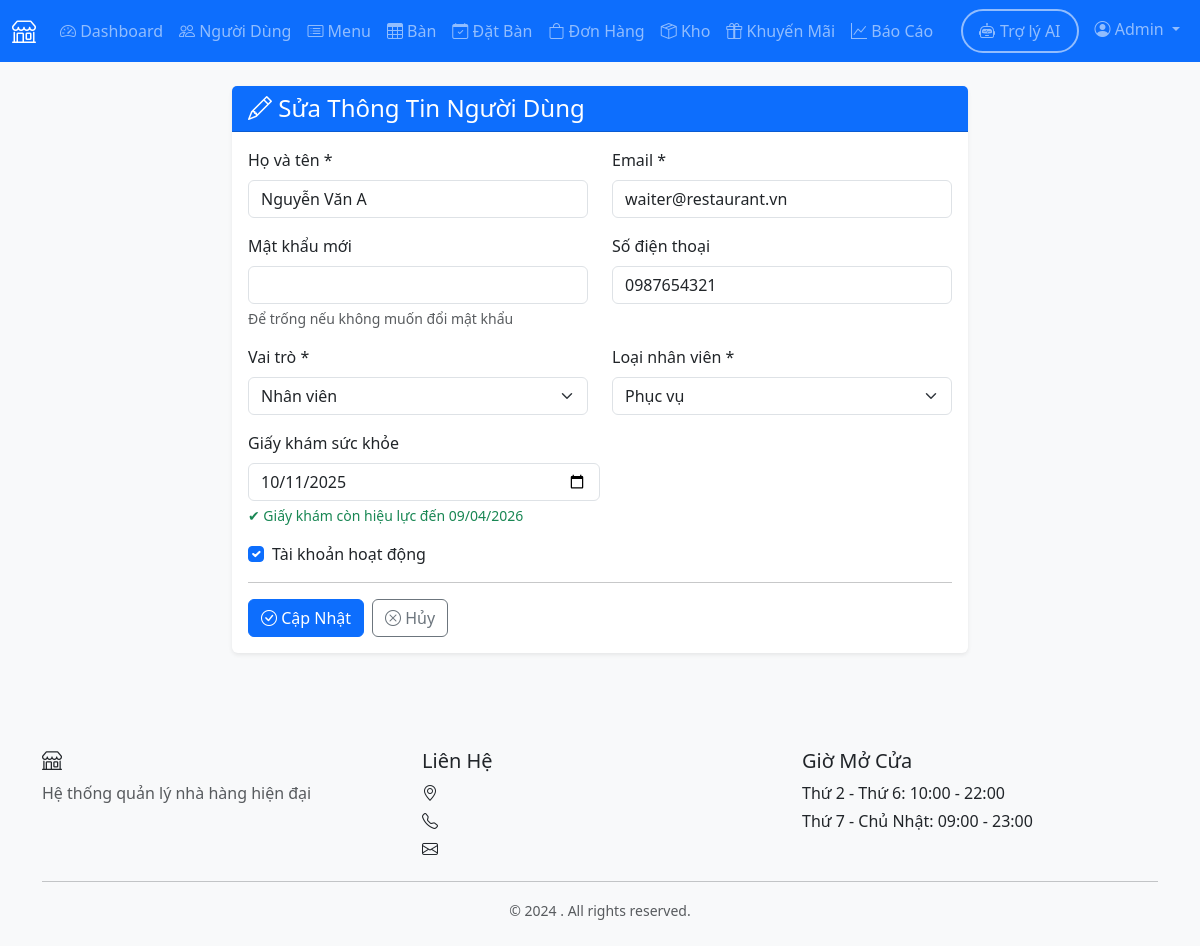
Page /admin/user/2/edit (signed in) on the committed database.
### models.py (models this page shows, shortened)
class User(UserMixin, db.Model):
    __tablename__ = 'users'
    user_id = db.Column(db.Integer, primary_key=True)
    name = db.Column(db.String(100), nullable=False)
    email = db.Column(db.String(120), unique=True, nullable=False)
    password_hash = db.Column(db.String(255), nullable=False)
    phone = db.Column(db.String(20))
    role = db.Column(db.String(20), nullable=False, default='customer')
    employee_type = db.Column(db.String(50))
    created_at = db.Column(db.DateTime, default=datetime.utcnow)
    active = db.Column(db.Boolean, default=True)
    health_check_date = db.Column(db.Date, nullable=True)
    reservations = db.relationship('Reservation', backref='customer', lazy=True)
    orders = db.relationship('Order', foreign_keys='Order.customer_id', backref='customer', lazy=True)
    feedbacks = db.relationship('Feedback', backref='customer', lazy=True)
    def health_check_expiry_date(self):
        if not self.health_check_date:
            return None
        return self.health_check_date + timedelta(days=180)
    def is_health_check_valid(self):
        if self.role != 'employee' or not self.health_check_date:
            return False
        return date.today() <= self.health_check_expiry_date()
    def is_health_check_near_expiry(self, days=30):
        expiry = self.health_check_expiry_date()
        if not expiry:
            return False
        return 0 <= (expiry - date.today()).days <= days

### routes/admin.py (the view, shortened to what this page needs)
@bp.route('/user/<int:user_id>/edit', methods=['GET', 'POST'])
@login_required
@admin_required
def edit_user(user_id):
    user = User.query.get_or_404(user_id)
    return render_template('admin/edit_user.html', user=user)

### routes/admin.py (called while the page is built)
def admin_required(f):
    from functools import wraps
    @wraps(f)
    def decorated_function(*args, **kwargs):
        if not current_user.is_authenticated or current_user.role != 'admin':
            flash('Bạn không có quyền truy cập trang này.', 'danger')
            return redirect(url_for('auth.login'))
        return f(*args, **kwargs)
    return decorated_function

### templates/admin/edit_user.html (shortened to what this page needs)
{% extends "base.html" %}
{% block content %}
<div class="container">
    <div class="row justify-content-center">
        <div class="col-md-8">
            <div class="card">
                <div class="card-header bg-primary text-white">
                    <h4 class="mb-0"><i class="bi bi-pencil"></i> Sửa Thông Tin Người Dùng</h4>
                </div>
                <div class="card-body">
                    <form method="POST" action="{{ url_for('admin.edit_user', user_id=user.user_id) }}">
                        <div class="row">
                            <div class="col-md-6 mb-3">
                                <label for="name" class="form-label">Họ và tên *</label>
                                <input type="text" class="form-control" id="name" name="name" value="{{ user.name }}"
                                    required>
                            </div>
                            <div class="col-md-6 mb-3">
                                <label for="email" class="form-label">Email *</label>
                                <input type="email" class="form-control" id="email" name="email"
                                    value="{{ user.email }}" required>
                            </div>
                        </div>
                        <div class="row">
                            <div class="col-md-6 mb-3">
                                <label for="password" class="form-label">Mật khẩu mới</label>
                                <input type="password" class="form-control" id="password" name="password" minlength="6">
                                <div class="form-text">Để trống nếu không muốn đổi mật khẩu</div>
                            </div>
                            <div class="col-md-6 mb-3">
                                <label for="phone" class="form-label">Số điện thoại</label>
                                <input type="tel" class="form-control" id="phone" name="phone"
                                    value="{{ user.phone or '' }}" pattern="[0-9]{10,11}">
                            </div>
                        </div>
                        <div class="row">
                            <div class="col-md-6 mb-3">
                                <label for="role" class="form-label">Vai trò *</label>
                                <select class="form-select" id="role" name="role" required
                                    onchange="toggleEmployeeType()">
                                    <option value="employee" {% if user.role=='employee' %}selected{% endif %}>Nhân viên
                                    </option>
                                </select>
                            </div>
                            <div class="col-md-6 mb-3" id="employee-type-group"
                                style="display: {% if user.role == 'employee' %}block{% else %}none{% endif %};">
                                <label for="employee_type" class="form-label">Loại nhân viên *</label>
                                <select class="form-select" id="employee_type" name="employee_type">
                                    <option value="waiter" {% if user.employee_type=='waiter' %}selected{% endif %}>Phục
                                        vụ</option>
                                </select>
                            </div>
                        </div>
                        <div class="col-md-6 mb-3" id="health-check-group"
                            style="display: {% if user.role == 'employee' %}block{% else %}none{% endif %};">
                            <label for="health_check_date" class="form-label">
                                Giấy khám sức khỏe
                            </label>
                            <input type="date" class="form-control" id="health_check_date" name="health_check_date"
                                value="{{ user.health_check_date.strftime('%Y-%m-%d') if user.health_check_date else '' }}">
                            {% if user.role == 'employee' %}
                            {% if not user.health_check_date %}
                            <div class="form-text text-danger">
                                ⚠ Nhân viên chưa có giấy khám sức khỏe
                            </div>
                            {% elif not user.is_health_check_valid() %}
                            <div class="form-text text-danger">
                                ❌ Giấy khám đã hết hạn ({{ user.health_check_expiry_date().strftime('%d/%m/%Y') }})
                            </div>
                            {% elif user.is_health_check_near_expiry() %}
                            <div class="form-text text-warning">
                                ⚠ Giấy khám sắp hết hạn ({{ user.health_check_expiry_date().strftime('%d/%m/%Y') }})
                            </div>
                            {% else %}
                            <div class="form-text text-success">
                                ✔ Giấy khám còn hiệu lực đến {{ user.health_check_expiry_date().strftime('%d/%m/%Y') }}
                            </div>
                            {% endif %}
                            {% endif %}
                        </div>
                        <div class="mb-3">
                            <div class="form-check">
                                <input class="form-check-input" type="checkbox" id="active" name="active" {% if
                                    user.active %}checked{% endif %}>
                                <label class="form-check-label" for="active">
                                    Tài khoản hoạt động
                                </label>
                            </div>
                        </div>
                        <hr>
                        <div class="d-flex gap-2">
                            <button type="submit" class="btn btn-primary">
                                <i class="bi bi-check-circle"></i> Cập Nhật
                            </button>
                            <a href="{{ url_for('admin.users') }}" class="btn btn-outline-secondary">
                                <i class="bi bi-x-circle"></i> Hủy
                            </a>
                        </div>
                    </form>
                </div>
            </div>
        </div>
    </div>
</div>
{% endblock %}

### templates/base.html (shortened to what this page needs)
<!DOCTYPE html>
<html lang="vi">
<head>
    <link href="https://cdn.jsdelivr.net/npm/bootstrap@5.3.2/dist/css/bootstrap.min.css" rel="stylesheet">
    <link rel="stylesheet" href="https://cdn.jsdelivr.net/npm/bootstrap-icons@1.11.1/font/bootstrap-icons.css">
    <link rel="stylesheet" href="{{ url_for('static', filename='css/style.css') }}">
</head>
<body>
    {% if current_user.is_authenticated %}
    <nav class="navbar navbar-expand-lg navbar-dark bg-primary">
        <div class="container-fluid">
            <a class="navbar-brand" href="{{ url_for('index') }}">
                <i class="bi bi-shop"></i> {{ restaurant_name }}
            </a>
            <div class="collapse navbar-collapse" id="navbarNav">
                <ul class="navbar-nav me-auto">
                    {% if current_user.role == 'customer' %}
                        <li class="nav-item">
                            <a class="nav-link" href="{{ url_for('customer.dashboard') }}">
                                <i class="bi bi-house"></i> Dashboard
                            </a>
                        </li>
                        <li class="nav-item">
                            <a class="nav-link" href="{{ url_for('customer.menu') }}">
                                <i class="bi bi-card-list"></i> Menu
                            </a>
                        </li>
                        <li class="nav-item">
                            <a class="nav-link" href="{{ url_for('customer.reservation') }}">
                                <i class="bi bi-calendar-check"></i> Đặt Bàn
                            </a>
                        </li>
                        <li class="nav-item">
                            <a class="nav-link" href="{{ url_for('customer.my_orders') }}">
                                <i class="bi bi-bag"></i> Đơn Hàng
                            </a>
                        </li>
                        <li class="nav-item">
                            <a class="nav-link" href="{{ url_for('customer.promotions') }}">
                                <i class="bi bi-gift"></i> Khuyến Mãi
                            </a>
                        </li>
                    {% elif current_user.role == 'admin' %}
                        <li class="nav-item">
                            <a class="nav-link" href="{{ url_for('admin.dashboard') }}">
                                <i class="bi bi-speedometer2"></i> Dashboard
                            </a>
                        </li>
                        <li class="nav-item">
                            <a class="nav-link" href="{{ url_for('admin.users') }}">
                                <i class="bi bi-people"></i> Người Dùng
                            </a>
                        </li>
                        <li class="nav-item">
                            <a class="nav-link" href="{{ url_for('admin.menu') }}">
                                <i class="bi bi-card-list"></i> Menu
                            </a>
                        </li>
                        <li class="nav-item">
                            <a class="nav-link" href="{{ url_for('admin.tables') }}">
                                <i class="bi bi-table"></i> Bàn
                            </a>
                        </li>
                        <li class="nav-item">
                            <a class="nav-link" href="{{ url_for('admin.reservations') }}">
                                <i class="bi bi-calendar-check"></i> Đặt Bàn
                            </a>
                        </li>
                        <li class="nav-item">
                            <a class="nav-link" href="{{ url_for('admin.orders') }}">
                                <i class="bi bi-bag"></i> Đơn Hàng
                            </a>
                        </li>
                        <li class="nav-item">
                            <a class="nav-link" href="{{ url_for('admin.inventory') }}">
                                <i class="bi bi-box-seam"></i> Kho
                            </a>
                        </li>
                        <li class="nav-item">
                            <a class="nav-link" href="{{ url_for('admin.promotions') }}">
                                <i class="bi bi-gift"></i> Khuyến Mãi
                            </a>
                        </li>
                        <li class="nav-item">
                            <a class="nav-link" href="{{ url_for('admin.reports') }}">
                                <i class="bi bi-graph-up"></i> Báo Cáo
                            </a>
                        </li>
                    {% endif %}
                </ul>
                <ul class="navbar-nav">
                    <li class="nav-item">
                        <a class="nav-link btn btn-outline-primary rounded-pill px-3 me-2"
                           href="{{ url_for('chatbot.index') }}"
                           style="border: 2px solid; display: flex; align-items: center; gap: 5px;">
                            <i class="bi bi-robot"></i>
                            <span class="d-none d-lg-inline">Trợ lý AI</span>
                        </a>
                    </li>
                    <li class="nav-item dropdown">
                        <a class="nav-link dropdown-toggle" href="#" id="navbarDropdown" role="button" data-bs-toggle="dropdown">
                            <i class="bi bi-person-circle"></i> {{ current_user.name }}
                        </a>
                    </li>
                </ul>
            </div>
        </div>
    </nav>
    {% endif %}
    <main class="{% if current_user.is_authenticated %}py-4{% endif %}">
        {% block content %}{% endblock %}
    </main>
    {% if current_user.is_authenticated %}
    <footer class="bg-light mt-5 py-4">
        <div class="container">
            <div class="row">
                <div class="col-md-4">
                    <h5><i class="bi bi-shop"></i> {{ restaurant_name }}</h5>
                    <p class="text-muted">Hệ thống quản lý nhà hàng hiện đại</p>
                </div>
                <div class="col-md-4">
                    <h5>Liên Hệ</h5>
                    <p class="mb-1"><i class="bi bi-geo-alt"></i> {{ restaurant_address }}</p>
                    <p class="mb-1"><i class="bi bi-telephone"></i> {{ restaurant_phone }}</p>
                    <p class="mb-1"><i class="bi bi-envelope"></i> {{ restaurant_email }}</p>
                </div>
                <div class="col-md-4">
                    <h5>Giờ Mở Cửa</h5>
                    <p class="mb-1">Thứ 2 - Thứ 6: 10:00 - 22:00</p>
                    <p class="mb-1">Thứ 7 - Chủ Nhật: 09:00 - 23:00</p>
                </div>
            </div>
            <hr>
            <div class="text-center text-muted">
                <small>&copy; 2024 {{ restaurant_name }}. All rights reserved.</small>
            </div>
        </div>
    </footer>
    {% endif %}
</body>
</html>

### static/css/style.css (style rules this page uses)
:root { --primary-color: #0d6efd; --success-color: #198754; --warning-color: #ffc107; --danger-color: #dc3545; --info-color: #0dcaf0; }
body { font-family: 'Segoe UI', Tahoma, Geneva, Verdana, sans-serif; background-color: #f8f9fa; }
.navbar-brand { font-weight: 600; font-size: 1.5rem; }
.card { transition: all 0.3s ease; border: none; box-shadow: 0 0.125rem 0.25rem rgba(0, 0, 0, 0.075); }
.btn { transition: all 0.3s ease; }
footer { margin-top: auto; }

### rows in the picture
User: name "Admin"
User: name "Nguyễn Văn A", email "waiter@restaurant.vn", phone "0987654321", role "Nhân viên", employee_type "Phục vụ", health_check_date "10/11/2025", health_check_expiry_date "09/04/2026", active "☑"
